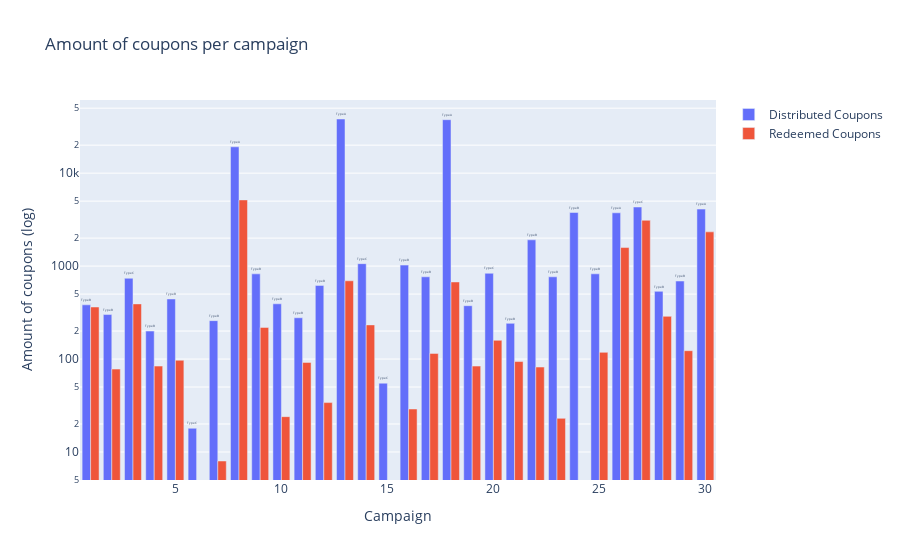

The notebook cell saved with this chart:
### Code cell
fig2 = go.Figure()
fig2.add_trace(
    go.Bar(x=df_campaign.index,
           y=df_campaign.distributed,
           name="Distributed Coupons",
           textposition = "outside",
           text = df_campaign.description,
           textfont=dict(
            size=18)))
fig2.add_trace(
    go.Bar(x=df_campaign.index,
               y=df_campaign.redeemed,
               name="Redeemed Coupons"))
fig2.update_layout(yaxis_type="log")
fig2.update_layout(
    title={'text': "Amount of coupons per campaign",},
    xaxis_title="Campaign",
    yaxis_title="Amount of coupons (log)")

### Figure 1 — Plotly figure (JSON) as saved in the notebook; plotly's stock layout.template omitted (floating-point values rounded to 4 significant figures)
{"data": [{"name": "Distributed Coupons", "text": ["TypeB", "TypeB", "TypeC", "TypeB", "TypeB", "TypeC", "TypeB", "TypeA", "TypeB", "TypeB", "TypeB", "TypeB", "TypeA", "TypeC", "TypeC", "TypeB", "TypeB", "TypeA", "TypeB", "TypeC", "TypeB", "TypeB", "TypeB", "TypeB", "TypeB", "TypeA", "TypeC", "TypeB", "TypeB", "TypeA"], "textfont": {"size": 18}, "textposition": "outside", "type": "bar", "x": [1, 2, 3, 4, 5, 6, 7, 8, 9, 10, 11, 12, 13, 14, 15, 16, 17, 18, 19, 20, 21, 22, 23, 24, 25, 26, 27, 28, 29, 30], "y": [383, 301, 740, 200, 443, 18, 259, 19206, 825, 393, 278, 620, 38248, 1062, 55, 1025, 767, 37589, 375, 837, 242, 1917, 767, 3774, 826, 3744, 4322, 535, 691, 4106]}, {"name": "Redeemed Coupons", "type": "bar", "x": [1, 2, 3, 4, 5, 6, 7, 8, 9, 10, 11, 12, 13, 14, 15, 16, 17, 18, 19, 20, 21, 22, 23, 24, 25, 26, 27, 28, 29, 30], "y": [363, 78, 392, 84, 97, 0, 8, 5154, 219, 24, 92, 34, 695, 233, 0, 29, 115, 675, 84, 159, 94, 82, 23, 0, 118, 1583, 3110, 288, 123, 2335]}], "layout": {"autosize": true, "title": {"text": "Amount of coupons per campaign"}, "xaxis": {"autorange": true, "range": [0.5, 30.5], "title": {"text": "Campaign"}, "type": "linear"}, "yaxis": {"autorange": true, "range": [0.6987, 4.787], "title": {"text": "Amount of coupons (log)"}, "type": "log"}}}
